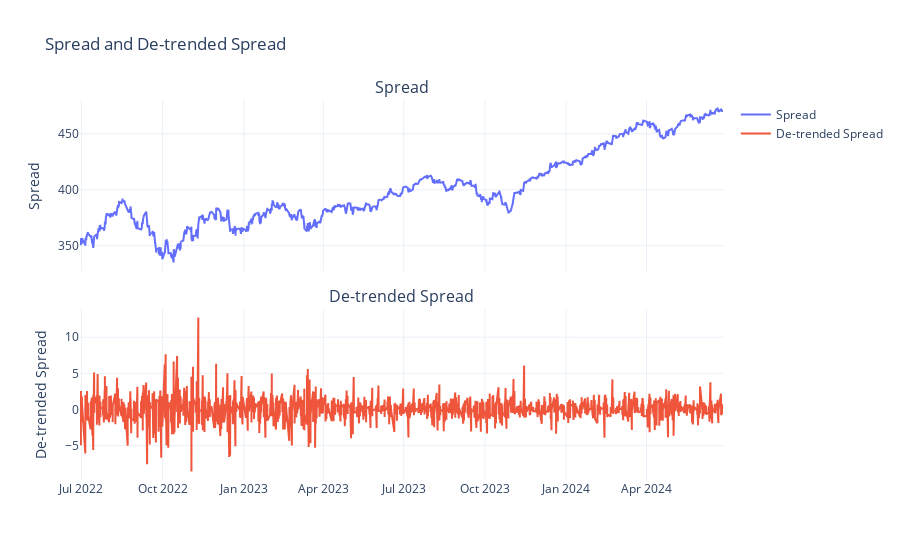

The code cell stored with this chart in its notebook:
### Code cell
fig = make_subplots(rows=2, cols=1, shared_xaxes=True, vertical_spacing=0.1,
                    subplot_titles=('Spread', 'De-trended Spread'))

fig.add_trace(go.Scatter(x=spread.index, y=spread['spread'], mode='lines', name='Spread'),
              row=1, col=1)

fig.add_trace(go.Scatter(x=spread.index, y=spread['de_trend'], mode='lines',
                         name='De-trended Spread'), row=2, col=1)

fig.update_layout(
    title='Spread and De-trended Spread',
    xaxis=dict(
        title=dict(
            standoff=10,
            font=dict(size=14),
        ),
        tickformat='%Y-%m-%d'
    ),
    yaxis=dict(title='Spread'),
    yaxis2=dict(title='De-trended Spread'),
    template='plotly_white'
)

fig.show()

### Figure 1 — Plotly figure (JSON) as saved in the notebook; plotly's stock layout.template omitted (floating-point values rounded to 4 significant figures; data arrays with more than 128 entries replaced by an {"elided": "..."} marker saying what was removed)
{"data": [{"mode": "lines", "name": "Spread", "x": {"elided": "3493 str values"}, "y": {"elided": "3493 float values"}, "type": "scatter", "xaxis": "x", "yaxis": "y"}, {"mode": "lines", "name": "De-trended Spread", "x": {"elided": "3493 str values"}, "y": {"elided": "3493 float values"}, "type": "scatter", "xaxis": "x2", "yaxis": "y2"}], "layout": {"xaxis": {"anchor": "y", "domain": [0.0, 1.0], "matches": "x2", "showticklabels": false, "title": {"font": {"size": 14}, "standoff": 10}, "tickformat": "%Y-%m-%d"}, "yaxis": {"anchor": "x", "domain": [0.55, 1.0], "title": {"text": "Spread"}}, "xaxis2": {"anchor": "y2", "domain": [0.0, 1.0]}, "yaxis2": {"anchor": "x2", "domain": [0.0, 0.45], "title": {"text": "De-trended Spread"}}, "annotations": [{"font": {"size": 16}, "showarrow": false, "text": "Spread", "x": 0.5, "xanchor": "center", "xref": "paper", "y": 1.0, "yanchor": "bottom", "yref": "paper"}, {"font": {"size": 16}, "showarrow": false, "text": "De-trended Spread", "x": 0.5, "xanchor": "center", "xref": "paper", "y": 0.45, "yanchor": "bottom", "yref": "paper"}], "title": {"text": "Spread and De-trended Spread"}}}
